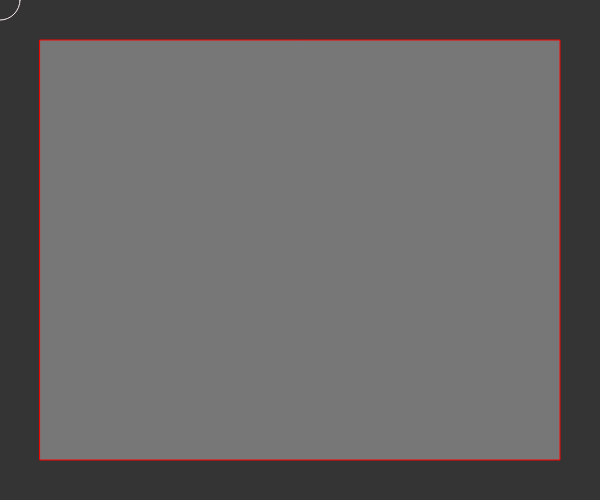
Frame 1 (no input)
Frame 60 (no input): identical to frame 1, image omitted
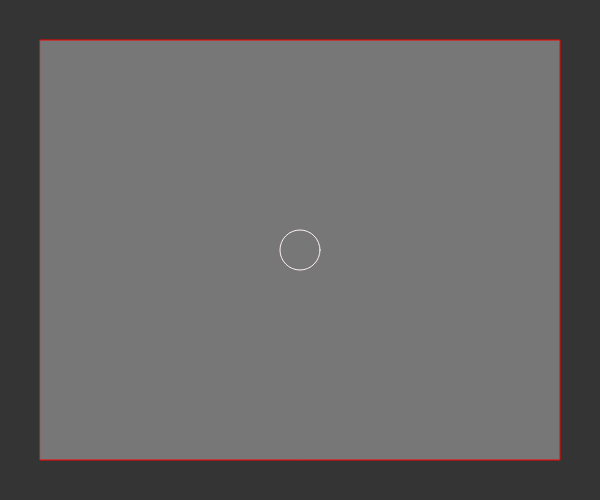
Frame 120 (the mouse pressed at the canvas centre since frame 60)

The p5.js sketch that drew these frames (run headless with seeded random() and noise() and a simulated clock; from frame 60 on, the mouse is pressed at the canvas centre):

// p5.js sketch
// ── sketch.js

function setup() {
	width = windowWidth/2;
	height = windowHeight/2;
	console.log(width);
	createCanvas(width,height);	
}

function draw() {
	clear();
	background(52);
	var xdistance = 40;
	var ydistance = 40;
	fill(119);
	stroke("#ff0000");
	rect(xdistance,ydistance,width - (xdistance*2),height - (ydistance*2));
	fill(32);
	noFill();
	stroke("#fff0f0");
	ellipse(mouseX,mouseY,xdistance,ydistance);
}
